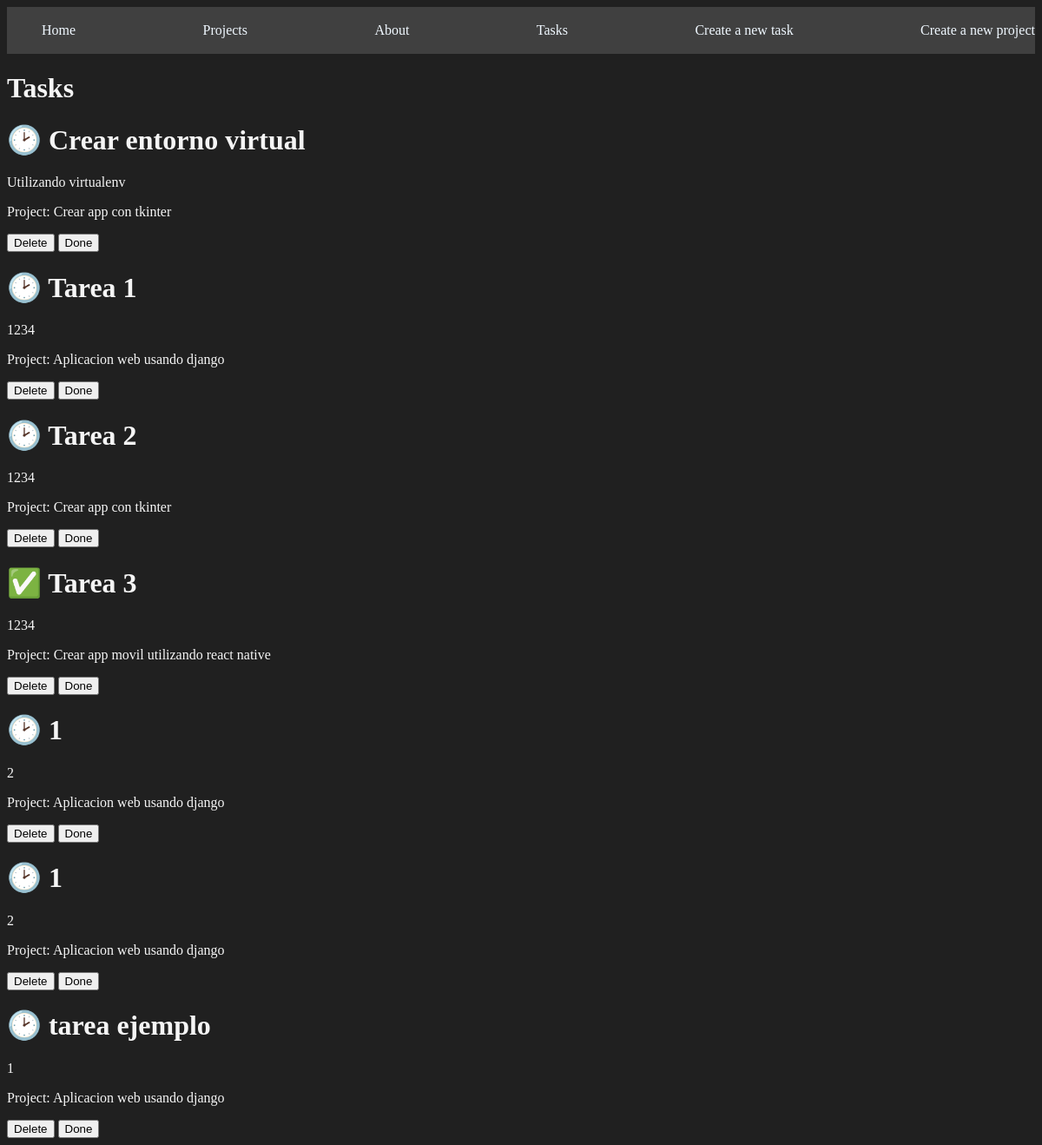
/tasks/, run on the app's committed database.
### myapp/models.py (models this page shows, shortened)
class Task(models.Model):
    title = models.CharField(max_length=200)
    description = models.TextField()
    project = models.ForeignKey(Project, on_delete=models.CASCADE)
    done = models.BooleanField(default=False)

class Project(models.Model):
    name = models.CharField(max_length=200)

### myapp/views.py (the view)
# urls.py: path('tasks/', views.tasks, name="tasks"),
def tasks(request):
    tasks = Task.objects.all()
    return render(request, 'tasks/task.html', {
        'tasks': tasks
    })

### myapp/templates/tasks/task.html
{% extends 'layouts/base.html' %}
{% block content %}
<h1>Tasks<h1>
    {% for task in tasks %}
    <h1> {% if task.done == False %} 🕑 {%else%} ✅ {%endif%} {{task.title}}</h1>
    <p>{{task.description}}</p>
    <p>Project: {{task.project.name}}</p>
        <button>
            Delete
        </button>
        <button>
             Done
        </button>
    {%endfor%}
{% endblock  %}

### myapp/templates/layouts/base.html (shortened to what this page needs)
{% load static %}
<!DOCTYPE html>
<html lang="en">
<head>
    <link rel="stylesheet" href="{% static 'styles/main.css' %}">
</head>
<body>
    <nav class="navbar container">
        <ul>
            <li>
                <a href="/">Home</a>
            </li>
            <li>
                <a href="{% url 'projects' %}">Projects</a>
            </li>
            <li>
                <a href="{% url 'about' %}">About</a>
            </li>
            <li>
                <a href="{% url 'tasks' %}">Tasks</a>
            </li>
            <li>
                <a href="{% url 'create_task' %}">Create a new task</a>
            </li>
            <li>
                <a href="{% url 'create_project' %}">Create a new project</a>
            </li>
    </nav>
    <main class="container">
    {% block content %}
    {% endblock  %}
    </main>
</body>
</html>

### myapp/static/styles/main.css (style rules this page uses)
body { background: #202020; color: whitesmoke; }
.navbar { background: #404040; padding: 2px 0; }
.navbar ul { display: flex; justify-content: space-between; }
.navbar ul li { list-style: none; }
.navbar ul li a { color: aliceblue; text-decoration: none; }
.container { max-width: 1200px; margin: auto; }

### data on the page
Task: title "Crear entorno virtual", description "Utilizando virtualenv", project.name "Crear app con tkinter"
Task: title "Tarea 1", description "1234", project.name "Aplicacion web usando django"
Task: title "Tarea 2", description "1234", project.name "Crear app con tkinter"
Task: title "Tarea 3", description "1234", project.name "Crear app movil utilizando react native"
Task: title "1", description "2", project.name "Aplicacion web usando django"
Task: title "1", description "2", project.name "Aplicacion web usando django"
Task: title "tarea ejemplo", description "1", project.name "Aplicacion web usando django"
